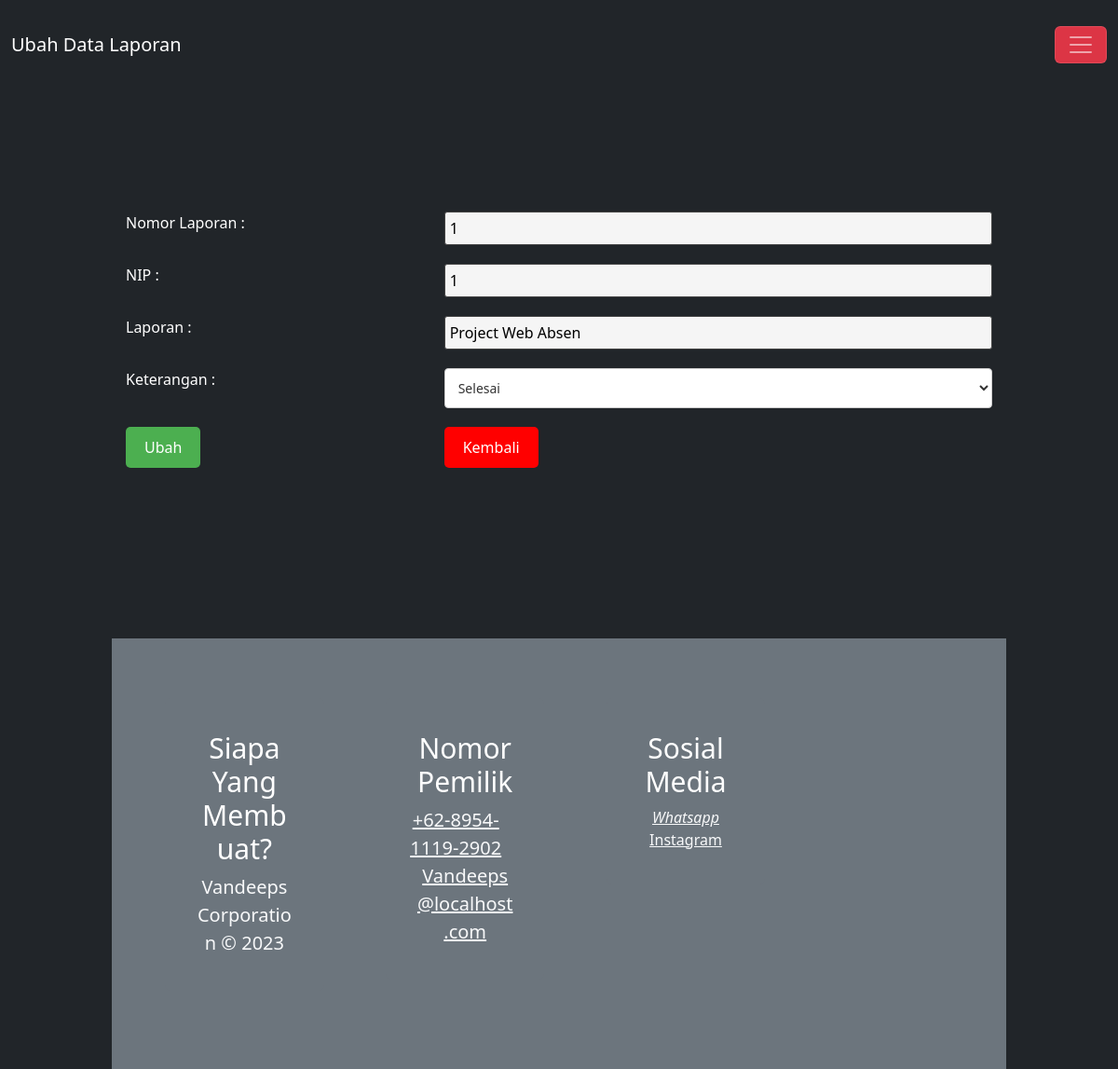
Page /editLaporan.php?Id_lap=1 on the earlier database version.
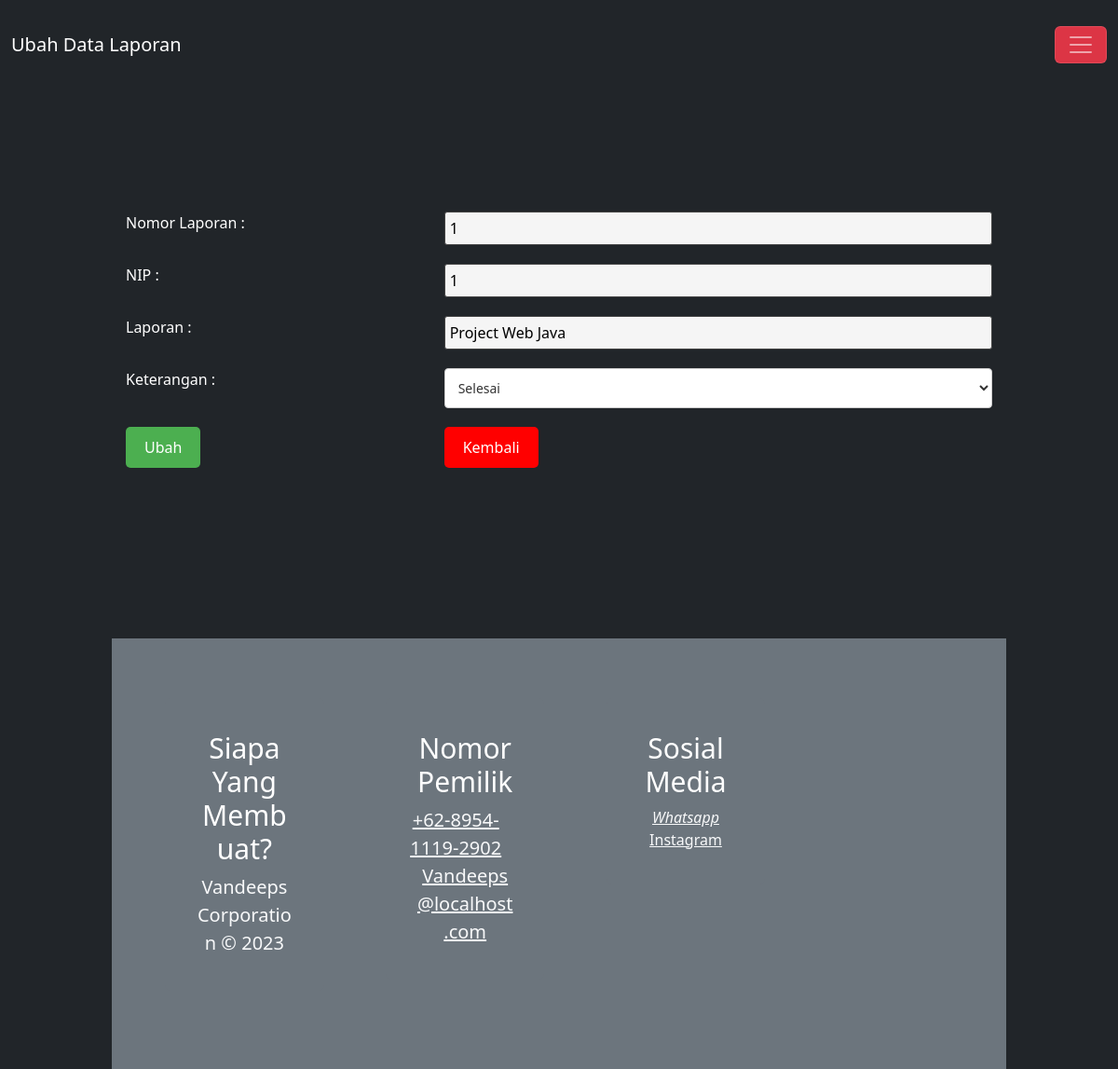
Same page on the later database version.
### tables this page shows
CREATE TABLE `lap_keg` (
  `Id_lap` int(11) NOT NULL,
  `NIP` varchar(100) NOT NULL,
  `laporan` varchar(100) NOT NULL,
  `ket` enum('Selesai','Proses','Belum') NOT NULL
);

### editLaporan.php (the view, shortened to what this page needs)
<!DOCTYPE html>
<html lang="en">
<head>
    <link rel="stylesheet" href="style1.css" />
  <link href="https://cdn.jsdelivr.net/npm/bootstrap@5.3.1/dist/css/bootstrap.min.css" rel="stylesheet">
</head>
<body>
<a class="btn btn-primary" data-bs-toggle="offcanvas" href="#offcanvasExample" role="button" aria-controls="offcanvasExample">
</a>
<nav class="navbar navbar-dark bg-dark fixed-top">
  <div class="container-fluid">
    <a class="navbar-brand" href="#">Ubah Data Laporan</a>
    <button class="navbar-toggler" type="button" data-bs-toggle="offcanvas" data-bs-target="#offcanvasDarkNavbar" aria-controls="offcanvasDarkNavbar" aria-label="Toggle navigation">
      <span class="navbar-toggler-icon"></span>
    </button>
  </div>
</nav>
</head>
<body>
<h3 align="center">Ubah Data</h3>
    <?php
    include "koneksi.php";
    if(isset($_GET['Id_lap'])){
    $a = $_GET['Id_lap'];
    $data =  "SELECT * FROM lap_keg WHERE Id_lap = '$a'";
    $sql = mysqli_query($koneksi,$data);
    while ($data = mysqli_fetch_array($sql)){
        ?>
  <form action="procEditlaporan.php" method="post">
    <table>
      <tbody>
      <tr>
                <td>Nomor Laporan : </td>
                <td><input type="text" name="Id_lap" maxlength="11" value="<?php echo $data['Id_lap']?>" readonly=""></td>
            </tr>
      <tr>
                <td>NIP : </td>
                <td><input type="text" name="NIP" maxlength="11" value="<?php echo $data['NIP']?>" readonly=""></td>
            </tr>
            <tr>
                <td>Laporan : </td>
                <td><input type="text" name="laporan" maxlength="100" value="<?php echo $data['laporan']?>"></td>
    </tr>
            <tr>
            <td>Keterangan : </td>
<td>
  <select name="ket">
    <option value="Selesai" <?php if ($data['ket'] == "Selesai") echo "selected"; ?>>Selesai</option>
  </select>
</td>
            </tr>
            <tr>
                <td><input class="button-simpan" type="submit" value="Ubah"></td>
                <td><input class="button-kembali" type="button" value="Kembali" onclick="history.go(-1);"></td>
            </tr>
    </table>
    </form>
    <?php
    }
}
    ?>
<footer>
		<div class="jumbotron jumbotron-fluid bg-secondary p-4 mt-5 mb-0">
			<div class="container">
				<div class="row">
					<div class="col-12 col-sm-12 col-md-12 col-lg-4 col-xl-4 cizgi">
						<div class="card bg-secondary border-0">
							<div class="card-body text-light text-center">
								<h5 class="card-title text-white display-4" style="font-size:30px">Siapa Yang Membuat?</h5>
							<p class="d-inline lead">Vandeeps Corporation © 2023<br>
							</p>
							</div>
						</div>
					</div>
					<div class="col-12 col-sm-12 col-md-6 col-lg-4 col-xl-4 cizgi">
						<div class="card bg-secondary border-0">
							<div class="card-body text-center">
								<h5 class="card-title text-white display-4" style="font-size:30px">Nomor Pemilik</h5>
								<a class="text-light d-block lead" style="margin-left: -20px" href="https://wa.me/+62895411192902"><i class="fa fa-phone mr-2"></i>+62-8954-1119-2902</a>
								<a class="text-light d-block lead" href="#"><i class="fa fa-envelope mr-2"></i>Vandeeps@localhost.com</a>
							</div>
						</div>
					</div>
					<div class="col-12 col-sm-12 col-md-6 col-lg-4 col-xl-4">
						<div class="card bg-secondary border-0">
							<div class="card-body text-center">
							<h5 class="card-title text-white display-4" style="font-size:30px">Sosial Media</h5>
									<a class="text-light" href="https://wa.me/+62895411192902"><i class="fa fa-twitter-square fa-fw fa-2x">Whatsapp</i></a>
									<a class="text-light" href="https://instagram.com/evannsss._?igshid=OGQ5ZDc2ODk2ZA=="><i class="fa fa-instagram fa-fw fa-2x"></i>Instagram</a>
							</div>
						</div>
					</div>
				</div>
			</div>
		</div>
	</footer>
</body>
</html>

Differences in the rows shown:
changed lap_keg "Selesai": laporan "Project Web Absen" → "Project Web Java"
